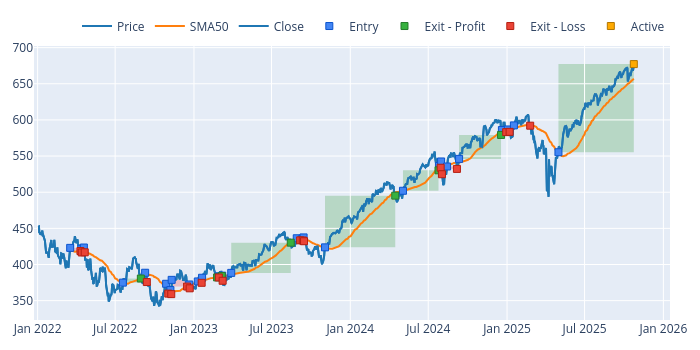

Notebook code cell kept with this figure:
### Code cell
# Plot the closing price first to create the base figure
fig = data['Close'].vbt.plot(trace_kwargs=dict(name='Price'))

# Add the SMA50 indicator to the same figure
data['SMA50'].vbt.plot(fig=fig, trace_kwargs=dict(name='SMA50'))

# Add the buy/sell signals from the portfolio to the figure
portfolio.positions.plot(fig=fig)

fig.show()

### Figure 1 — Plotly figure (JSON) as saved in the notebook; plotly's stock layout.template omitted (floating-point values rounded to 4 significant figures; data arrays with more than 128 entries replaced by an {"elided": "..."} marker saying what was removed)
{"data": [{"name": "Price", "showlegend": true, "type": "scatter", "uid": "4e7dcabc-7410-4cca-9e7b-7177ab111598", "x": {"elided": "957 str values"}, "y": {"elided": "957 float values"}}, {"name": "SMA50", "showlegend": true, "type": "scatter", "uid": "ae1ff7fb-f519-4ca3-80a4-3058a5250706", "x": {"elided": "957 str values"}, "y": {"elided": "957 float values"}}, {"line": {"color": "#1f77b4"}, "name": "Close", "showlegend": true, "type": "scatter", "uid": "e35cc72c-c1a4-45f0-81db-23ebd3b85d3d", "x": {"elided": "957 str values"}, "y": {"elided": "957 float values"}}, {"customdata": [[0, 236.4, 0, "Long"], [1, 234.6, 0, "Long"], [2, 230.8, 0, "Long"], [3, 256.6, 0, "Long"], [4, 251.3, 0, "Long"], [5, 252.9, 0, "Long"], [6, 249.5, 0, "Long"], [7, 236.5, 0, "Long"], [8, 234.7, 0, "Long"], [9, 228.8, 0, "Long"], [10, 224.6, 0, "Long"], [11, 223.8, 0, "Long"], [12, 223.0, 0, "Long"], [13, 222.6, 0, "Long"], [14, 216.3, 0, "Long"], [15, 213.3, 0, "Long"], [16, 212.3, 0, "Long"], [17, 210.2, 0, "Long"], [18, 214.4, 0, "Long"], [19, 211.5, 0, "Long"], [20, 209.2, 0, "Long"], [21, 205.8, 0, "Long"], [22, 201.7, 0, "Long"], [23, 196.6, 0, "Long"], [24, 194.3, 0, "Long"], [25, 193.1, 0, "Long"], [26, 190.2, 0, "Long"], [27, 202.8, 0, "Long"]], "hovertemplate": "Position Id: %{customdata[0]}<br>Size: %{customdata[1]:.6f}<br>Entry Timestamp: %{x}<br>Avg Entry Price: %{y}<br>Entry Fees: %{customdata[2]:.6f}<br>Direction: %{customdata[3]}", "marker": {"color": "#4285F4", "line": {"color": "rgb(11,84,205)", "width": 1}, "size": 7, "symbol": "square"}, "mode": "markers", "name": "Entry", "type": "scatter", "uid": "19ac432e-70d6-4d02-9d0c-958a1da430bb", "x": ["2022-03-18T00:00:00.000000000", "2022-04-13T00:00:00.000000000", "2022-04-19T00:00:00.000000000", "2022-07-19T00:00:00.000000000", "2022-09-09T00:00:00.000000000", "2022-10-28T00:00:00.000000000", "2022-11-07T00:00:00.000000000", "2022-11-10T00:00:00.000000000", "2022-12-21T00:00:00.000000000", "2023-01-10T00:00:00.000000000", "2023-01-20T00:00:00.000000000", "2023-02-27T00:00:00.000000000", "2023-03-02T00:00:00.000000000", "2023-03-08T00:00:00.000000000", "2023-03-29T00:00:00.000000000", "2023-08-29T00:00:00.000000000", "2023-09-11T00:00:00.000000000", "2023-09-14T00:00:00.000000000", "2023-11-03T00:00:00.000000000", "2024-05-03T00:00:00.000000000", "2024-07-26T00:00:00.000000000", "2024-07-31T00:00:00.000000000", "2024-08-14T00:00:00.000000000", "2024-09-11T00:00:00.000000000", "2024-12-20T00:00:00.000000000", "2025-01-03T00:00:00.000000000", "2025-01-17T00:00:00.000000000", "2025-05-01T00:00:00.000000000"], "y": [423.0, 421.9, 423.5, 374.9, 388.6, 373.3, 364.6, 378.8, 372.4, 376.6, 381.7, 383.5, 383.5, 384.6, 388.4, 436.3, 435.6, 437.5, 423.7, 502.0, 536.3, 542.5, 535.6, 546.1, 586.0, 586.8, 592.4, 555.3]}, {"customdata": [[3, 256.6, 0, 1457.0, 0.01514, "Long", "30 days 00:00:00"], [10, 224.6, 0, 108.3, 0.001263, "Long", "24 days 00:00:00"], [12, 223.0, 0, 98.88, 0.001156, "Long", "3 days 00:00:00"], [14, 216.3, 0, 9042.0, 0.1076, "Long", "95 days 00:00:00"], [18, 214.4, 0, 15340.0, 0.1688, "Long", "110 days 00:00:00"], [19, 211.5, 0, 5993.0, 0.05644, "Long", "56 days 00:00:00"], [23, 196.6, 0, 6518.0, 0.06071, "Long", "69 days 00:00:00"]], "hovertemplate": "Position Id: %{customdata[0]}<br>Size: %{customdata[1]:.6f}<br>Exit Timestamp: %{x}<br>Avg Exit Price: %{y}<br>Exit Fees: %{customdata[2]:.6f}<br>PnL: %{customdata[3]:.6f}<br>Return: %{customdata[4]:.2%}<br>Direction: %{customdata[5]}<br>Duration: %{customdata[6]}", "marker": {"color": "#37B13F", "line": {"color": "rgb(38,123,44)", "width": 1}, "size": 7, "symbol": "square"}, "mode": "markers", "name": "Exit - Profit", "type": "scatter", "uid": "8ca0ab88-65ce-4094-baa3-17235e9395e5", "x": ["2022-08-30T00:00:00.000000000", "2023-02-24T00:00:00.000000000", "2023-03-07T00:00:00.000000000", "2023-08-15T00:00:00.000000000", "2024-04-15T00:00:00.000000000", "2024-07-25T00:00:00.000000000", "2024-12-18T00:00:00.000000000"], "y": [380.6, 382.2, 384.0, 430.2, 495.3, 530.3, 579.2]}, {"customdata": {"elided": "20x7 mixed values"}, "hovertemplate": "Position Id: %{customdata[0]}<br>Size: %{customdata[1]:.6f}<br>Exit Timestamp: %{x}<br>Avg Exit Price: %{y}<br>Exit Fees: %{customdata[2]:.6f}<br>PnL: %{customdata[3]:.6f}<br>Return: %{customdata[4]:.2%}<br>Direction: %{customdata[5]}<br>Duration: %{customdata[6]}", "marker": {"color": "#EA4335", "line": {"color": "rgb(181,31,18)", "width": 1}, "size": 7, "symbol": "square"}, "mode": "markers", "name": "Exit - Loss", "type": "scatter", "uid": "b8f993a4-083a-438a-b4f8-39237bbb3925", "x": ["2022-04-11T00:00:00.000000000", "2022-04-14T00:00:00.000000000", "2022-04-21T00:00:00.000000000", "2022-09-13T00:00:00.000000000", "2022-11-02T00:00:00.000000000", "2022-11-09T00:00:00.000000000", "2022-12-16T00:00:00.000000000", "2022-12-22T00:00:00.000000000", "2023-01-19T00:00:00.000000000", "2023-02-28T00:00:00.000000000", "2023-03-09T00:00:00.000000000", "2023-09-06T00:00:00.000000000", "2023-09-12T00:00:00.000000000", "2023-09-15T00:00:00.000000000", "2024-07-30T00:00:00.000000000", "2024-08-02T00:00:00.000000000", "2024-09-06T00:00:00.000000000", "2024-12-30T00:00:00.000000000", "2025-01-07T00:00:00.000000000", "2025-02-24T00:00:00.000000000"], "y": [418.7, 416.6, 416.9, 375.7, 359.8, 359.1, 369.5, 367.1, 374.7, 382.0, 377.5, 433.4, 433.2, 432.2, 533.9, 524.9, 532.2, 583.1, 583.5, 592.0]}, {"customdata": [[27, 202.8, 0, 24740.0, 0.2196, "Long", "123 days 00:00:00"]], "hovertemplate": "Position Id: %{customdata[0]}<br>Size: %{customdata[1]:.6f}<br>Exit Timestamp: %{x}<br>Avg Exit Price: %{y}<br>Exit Fees: %{customdata[2]:.6f}<br>PnL: %{customdata[3]:.6f}<br>Return: %{customdata[4]:.2%}<br>Direction: %{customdata[5]}<br>Duration: %{customdata[6]}", "marker": {"color": "#FFAA00", "line": {"color": "rgb(178,118,0)", "width": 1}, "size": 7, "symbol": "square"}, "mode": "markers", "name": "Active", "type": "scatter", "uid": "fa97d1e3-5576-4100-93b3-e6020468d9ca", "x": ["2025-10-24T00:00:00.000000000"], "y": [677.2]}], "layout": {"height": 350, "legend": {"orientation": "h", "traceorder": "normal", "x": 1, "xanchor": "right", "y": 1.02, "yanchor": "bottom"}, "margin": {"b": 30, "l": 30, "r": 30, "t": 30}, "shapes": [{"fillcolor": "green", "layer": "below", "line": {"width": 0}, "opacity": 0.2, "type": "rect", "x0": "2022-07-19T00:00:00", "x1": "2022-08-30T00:00:00", "xref": "x", "y0": 374.9, "y1": 380.6, "yref": "y"}, {"fillcolor": "green", "layer": "below", "line": {"width": 0}, "opacity": 0.2, "type": "rect", "x0": "2023-01-20T00:00:00", "x1": "2023-02-24T00:00:00", "xref": "x", "y0": 381.7, "y1": 382.2, "yref": "y"}, {"fillcolor": "green", "layer": "below", "line": {"width": 0}, "opacity": 0.2, "type": "rect", "x0": "2023-03-02T00:00:00", "x1": "2023-03-07T00:00:00", "xref": "x", "y0": 383.5, "y1": 384.0, "yref": "y"}, {"fillcolor": "green", "layer": "below", "line": {"width": 0}, "opacity": 0.2, "type": "rect", "x0": "2023-03-29T00:00:00", "x1": "2023-08-15T00:00:00", "xref": "x", "y0": 388.4, "y1": 430.2, "yref": "y"}, {"fillcolor": "green", "layer": "below", "line": {"width": 0}, "opacity": 0.2, "type": "rect", "x0": "2023-11-03T00:00:00", "x1": "2024-04-15T00:00:00", "xref": "x", "y0": 423.7, "y1": 495.3, "yref": "y"}, {"fillcolor": "green", "layer": "below", "line": {"width": 0}, "opacity": 0.2, "type": "rect", "x0": "2024-05-03T00:00:00", "x1": "2024-07-25T00:00:00", "xref": "x", "y0": 502.0, "y1": 530.3, "yref": "y"}, {"fillcolor": "green", "layer": "below", "line": {"width": 0}, "opacity": 0.2, "type": "rect", "x0": "2024-09-11T00:00:00", "x1": "2024-12-18T00:00:00", "xref": "x", "y0": 546.1, "y1": 579.2, "yref": "y"}, {"fillcolor": "green", "layer": "below", "line": {"width": 0}, "opacity": 0.2, "type": "rect", "x0": "2025-05-01T00:00:00", "x1": "2025-10-24T00:00:00", "xref": "x", "y0": 555.3, "y1": 677.2, "yref": "y"}, {"fillcolor": "red", "layer": "below", "line": {"width": 0}, "opacity": 0.2, "type": "rect", "x0": "2022-03-18T00:00:00", "x1": "2022-04-11T00:00:00", "xref": "x", "y0": 423.0, "y1": 418.7, "yref": "y"}, {"fillcolor": "red", "layer": "below", "line": {"width": 0}, "opacity": 0.2, "type": "rect", "x0": "2022-04-13T00:00:00", "x1": "2022-04-14T00:00:00", "xref": "x", "y0": 421.9, "y1": 416.6, "yref": "y"}, {"fillcolor": "red", "layer": "below", "line": {"width": 0}, "opacity": 0.2, "type": "rect", "x0": "2022-04-19T00:00:00", "x1": "2022-04-21T00:00:00", "xref": "x", "y0": 423.5, "y1": 416.9, "yref": "y"}, {"fillcolor": "red", "layer": "below", "line": {"width": 0}, "opacity": 0.2, "type": "rect", "x0": "2022-09-09T00:00:00", "x1": "2022-09-13T00:00:00", "xref": "x", "y0": 388.6, "y1": 375.7, "yref": "y"}, {"fillcolor": "red", "layer": "below", "line": {"width": 0}, "opacity": 0.2, "type": "rect", "x0": "2022-10-28T00:00:00", "x1": "2022-11-02T00:00:00", "xref": "x", "y0": 373.3, "y1": 359.8, "yref": "y"}, {"fillcolor": "red", "layer": "below", "line": {"width": 0}, "opacity": 0.2, "type": "rect", "x0": "2022-11-07T00:00:00", "x1": "2022-11-09T00:00:00", "xref": "x", "y0": 364.6, "y1": 359.1, "yref": "y"}, {"fillcolor": "red", "layer": "below", "line": {"width": 0}, "opacity": 0.2, "type": "rect", "x0": "2022-11-10T00:00:00", "x1": "2022-12-16T00:00:00", "xref": "x", "y0": 378.8, "y1": 369.5, "yref": "y"}, {"fillcolor": "red", "layer": "below", "line": {"width": 0}, "opacity": 0.2, "type": "rect", "x0": "2022-12-21T00:00:00", "x1": "2022-12-22T00:00:00", "xref": "x", "y0": 372.4, "y1": 367.1, "yref": "y"}, {"fillcolor": "red", "layer": "below", "line": {"width": 0}, "opacity": 0.2, "type": "rect", "x0": "2023-01-10T00:00:00", "x1": "2023-01-19T00:00:00", "xref": "x", "y0": 376.6, "y1": 374.7, "yref": "y"}, {"fillcolor": "red", "layer": "below", "line": {"width": 0}, "opacity": 0.2, "type": "rect", "x0": "2023-02-27T00:00:00", "x1": "2023-02-28T00:00:00", "xref": "x", "y0": 383.5, "y1": 382.0, "yref": "y"}, {"fillcolor": "red", "layer": "below", "line": {"width": 0}, "opacity": 0.2, "type": "rect", "x0": "2023-03-08T00:00:00", "x1": "2023-03-09T00:00:00", "xref": "x", "y0": 384.6, "y1": 377.5, "yref": "y"}, {"fillcolor": "red", "layer": "below", "line": {"width": 0}, "opacity": 0.2, "type": "rect", "x0": "2023-08-29T00:00:00", "x1": "2023-09-06T00:00:00", "xref": "x", "y0": 436.3, "y1": 433.4, "yref": "y"}, {"fillcolor": "red", "layer": "below", "line": {"width": 0}, "opacity": 0.2, "type": "rect", "x0": "2023-09-11T00:00:00", "x1": "2023-09-12T00:00:00", "xref": "x", "y0": 435.6, "y1": 433.2, "yref": "y"}, {"fillcolor": "red", "layer": "below", "line": {"width": 0}, "opacity": 0.2, "type": "rect", "x0": "2023-09-14T00:00:00", "x1": "2023-09-15T00:00:00", "xref": "x", "y0": 437.5, "y1": 432.2, "yref": "y"}, {"fillcolor": "red", "layer": "below", "line": {"width": 0}, "opacity": 0.2, "type": "rect", "x0": "2024-07-26T00:00:00", "x1": "2024-07-30T00:00:00", "xref": "x", "y0": 536.3, "y1": 533.9, "yref": "y"}, {"fillcolor": "red", "layer": "below", "line": {"width": 0}, "opacity": 0.2, "type": "rect", "x0": "2024-07-31T00:00:00", "x1": "2024-08-02T00:00:00", "xref": "x", "y0": 542.5, "y1": 524.9, "yref": "y"}, {"fillcolor": "red", "layer": "below", "line": {"width": 0}, "opacity": 0.2, "type": "rect", "x0": "2024-08-14T00:00:00", "x1": "2024-09-06T00:00:00", "xref": "x", "y0": 535.6, "y1": 532.2, "yref": "y"}, {"fillcolor": "red", "layer": "below", "line": {"width": 0}, "opacity": 0.2, "type": "rect", "x0": "2024-12-20T00:00:00", "x1": "2024-12-30T00:00:00", "xref": "x", "y0": 586.0, "y1": 583.1, "yref": "y"}, {"fillcolor": "red", "layer": "below", "line": {"width": 0}, "opacity": 0.2, "type": "rect", "x0": "2025-01-03T00:00:00", "x1": "2025-01-07T00:00:00", "xref": "x", "y0": 586.8, "y1": 583.5, "yref": "y"}, {"fillcolor": "red", "layer": "below", "line": {"width": 0}, "opacity": 0.2, "type": "rect", "x0": "2025-01-17T00:00:00", "x1": "2025-02-24T00:00:00", "xref": "x", "y0": 592.4, "y1": 592.0, "yref": "y"}], "width": 700}}
